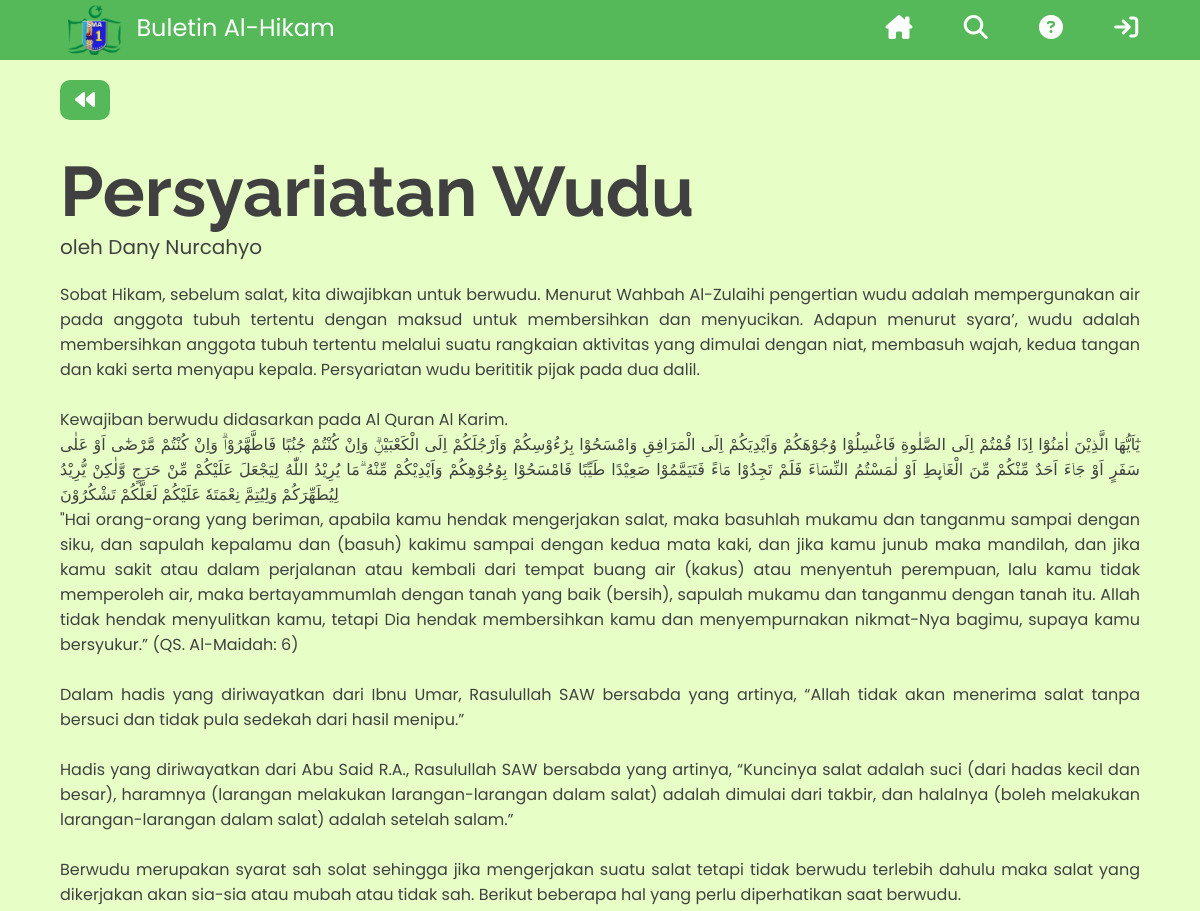
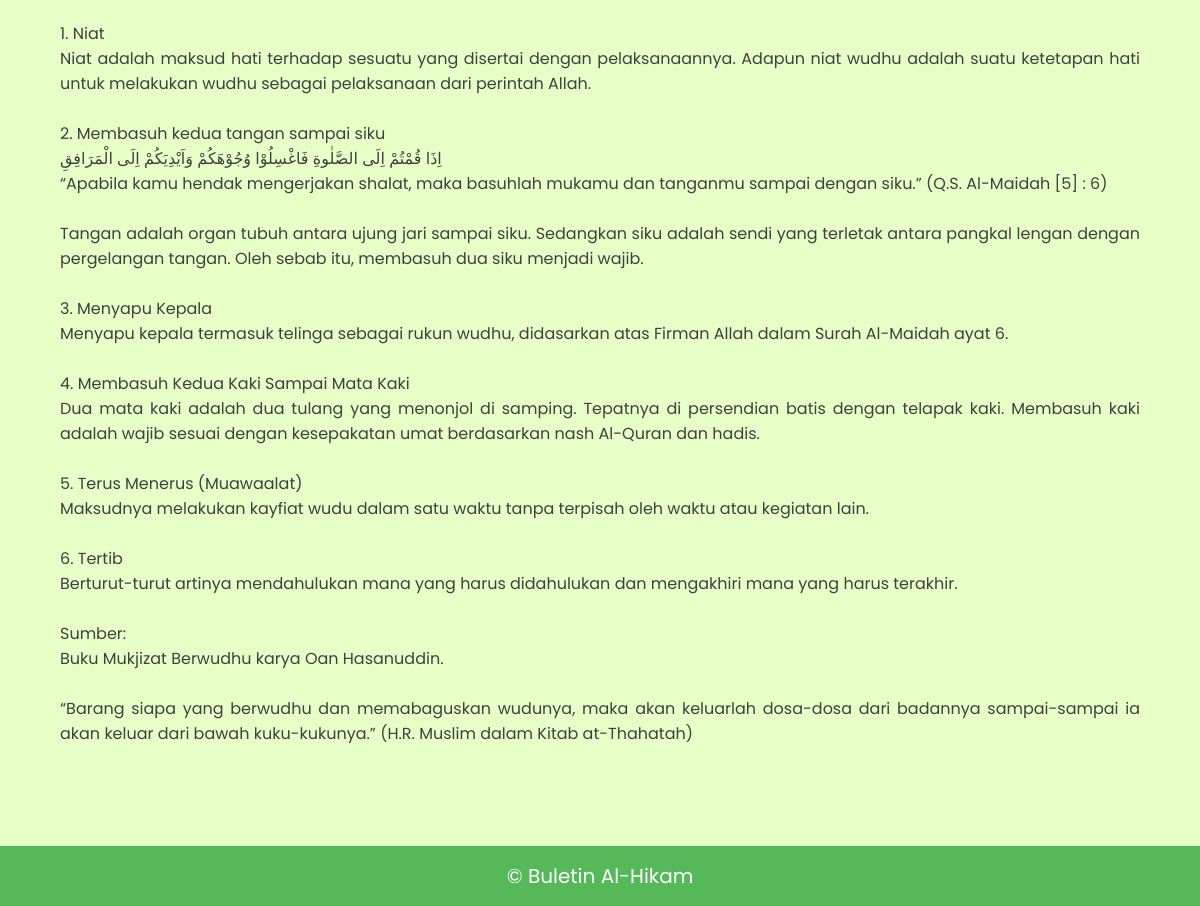
The page /tulisan.php?id=47 on the database its author committed (2 pictures, top to bottom).
### tables this page shows
CREATE TABLE `tulisan` (
  `id` int(11) NOT NULL,
  `judul` varchar(100) NOT NULL,
  `tipe_konten` varchar(50) NOT NULL,
  `penulis` varchar(50) NOT NULL,
  `konten` mediumtext NOT NULL,
  `id_buletin` int(11) NOT NULL
);

### tulisan.php (the view, shortened to what this page needs)
<?php
require('dbconfig-1.php');
try {
    $pdo = new PDO($dsn,$db_username,$db_password,$opt);
    $id = $_GET["id"];
    $sql = "SELECT * FROM tulisan WHERE id=$id";
    $hasil = $pdo->query($sql);
    $hasil->setFetchMode(PDO::FETCH_ASSOC);
    $row = $hasil->fetch();
} catch (PDOException $e) {
    exit("PDO Error: ".$e->getMessage()."<br>");
}
?>
<!DOCTYPE html>
<html lang="id">
<head>
    <link rel="stylesheet" href="style/styleUmum.css">
    <link rel="stylesheet" href="style/styleHeader.css">
    <link rel="stylesheet" href="style/styleFooter.css">
    <link rel="stylesheet" href="style/styleKonten.css">
</head>
<body>
    <?php
    include("header.php");
    ?>
    <div class="container">
        <div class="tombol kembali">
            <a href='buletin.php?id_buletin=<?php echo $row['id_buletin'];?>' title="kembali"> <i class="fa-solid fa-backward"></i></a>
        </div>
        <div class="header-konten">
            <h1> <?php echo $row['judul'];?></h1>
            <p> oleh <?php echo $row['penulis'];?> </p>
        </div>
        <div class="isi-konten">
            <?php echo nl2br($row['konten']);?>
        </div>
    </div>
    <?php
    include("footer.php");
    ?>
</body>
</html>

### style/styleUmum.css (style rules this page uses)
* { margin: 0; padding: 0; font-family: sans-serif; color: #404040; box-sizing: border-box; }
body { background-color: #e7ffc7; overflow-x: hidden; }
a { text-decoration: none; }
.container { min-height: 90vh; }
.tombol { margin-left: 5%; }
.tombol a { display: inline-block; background-color: #55B859; color: white; height: fit-content; font-family: 'Poppins'; font-size: 20px; padding: 5px 15px; width: fit-content; border-radius: 10px; margin: 30px 3% 0 0; transition-duration: 0.3s; }
.tombol a i { color: white; }

### style/styleKonten.css (style rules this page uses)
.tombol.kembali { margin-top: 50px; }
.header-konten { margin: 30px 5% 0 5%; font-family: 'Poppins'; }
.header-konten h1 { font-family: 'Raleway'; font-size: 70px; }
.header-konten p { font-family: 'Poppins'; font-size: 20px; }
.isi-konten { font-family: 'Poppins'; font-size: 16px; text-align: justify; margin: 20px 5% 0 5%; min-height: 45vh; }
.tombol { margin-left: 5%; }
.tombol a { display: inline-block; background-color: #55B859; color: white; height: fit-content; font-family: 'Poppins'; font-size: 20px; padding: 5px 15px; width: fit-content; border-radius: 10px; margin: 30px 3% 0 0; }
.tombol a i { color: white; }

### rows shown on the page
tulisan: judul "Persyariatan Wudu", penulis "Dany Nurcahyo", konten "Sobat Hikam, sebelum salat, kita diwajibkan untuk berwudu. Menurut Wahbah Al-Zulaihi pengertian wudu adalah mempergunakan air pada anggota tubuh tertentu dengan maksud untuk membersihkan dan menyucikan. Adapun menurut syara’, wudu adalah membersihkan anggota tubuh tertentu melalui suatu rangkaian aktivitas yang dimulai dengan niat, membasuh wajah, kedua tangan dan kaki serta menyapu kepala. Persyariatan wudu berititik pijak pada dua dalil. Kewajiban berwudu didasarkan pada Al Quran Al Karim. يٰٓاَيُّهَا الَّذِيْنَ اٰمَنُوْٓا اِذَا قُمْتُمْ اِلَى الصَّلٰوةِ فَاغْسِلُوْا وُجُوْهَكُمْ وَاَيْدِيَكُمْ اِلَى الْمَرَافِقِ وَامْسَحُوْا بِرُءُوْسِكُمْ وَاَرْجُلَكُمْ اِلَى الْكَعْبَيْنِۗ وَاِنْ…"
